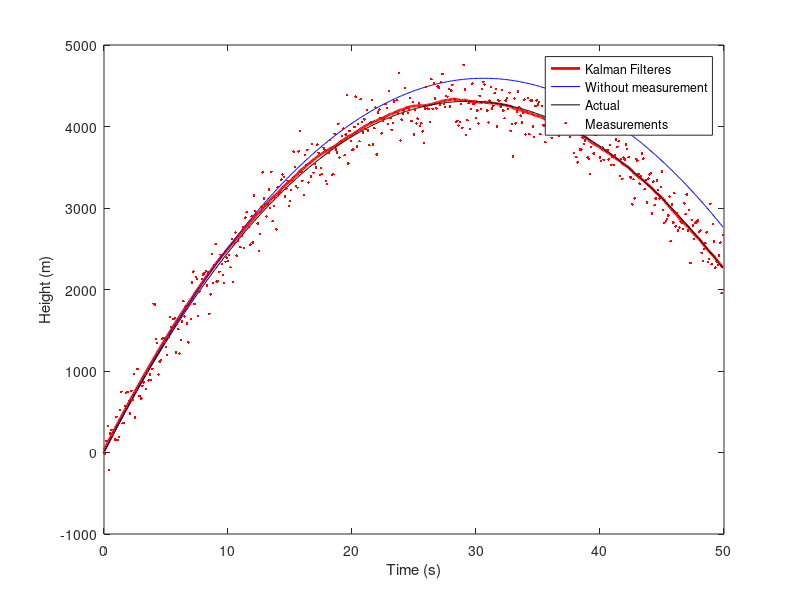

This chart was generated by the following MATLAB code:
clear all;
load('data_kalman.mat');
dt=0.1;
t=[0:1:length(data.z)-1]*dt;
g=9.8;
Q=200^2;
u=300;
R=[0.1 0; 0 0.1];
A=[1 dt; 0 1]; 
B=[-g*(dt^2)/2 -g*dt]';
C=[1 0];
z_calc=u*t-0.5*g*(t.^2);

mu=[0 300]';
sigma=eye(2);
z_kf=[];
for i=1:length(data.z)
    mu_=A*mu+B;
    sigma_=A*sigma*A'+R;
    K=sigma_*C'/(C*sigma_*C'+Q);
    mu=mu_+K*(data.z(i)-C*mu_);
    sigma=(eye(2)-K*C)*sigma_;
    mu_=mu; sigma_=sigma;
    z_kf=[z_kf mu_(1)];
end

plot(t,z_kf,'r','LineWidth',2); hold on;
plot(t,z_calc,'b'); hold on;
plot(t,data.orig_state(:,1),'k-'); hold on;
plot(t,data.z,'r.'); hold on;
ylabel('Height (m)');
xlabel('Time (s)');
legend('Kalman Filteres','Without measurement','Actual','Measurements');